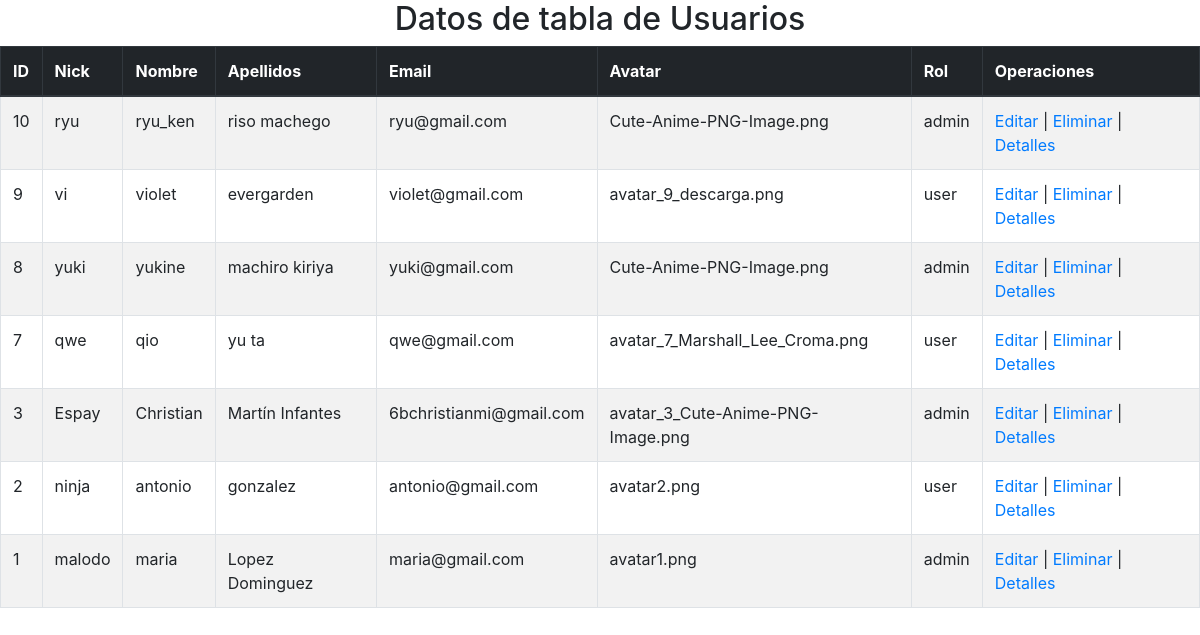
Screenshot of /ficherosDelproyecto/manejo_usuario/listar_usuarios_sin_paginacion.php with the database file from the repository.
### tables this page shows
CREATE TABLE `usuarios` (
  `IDUSER` int(5) NOT NULL,
  `NICK` varchar(40) NOT NULL,
  `NOMBRE` varchar(40) NOT NULL,
  `APELLIDOS` varchar(40) NOT NULL,
  `EMAIL` varchar(40) NOT NULL,
  `CONTRASENIA` varchar(40) NOT NULL,
  `AVATAR` varchar(50) NOT NULL,
  `ROL` varchar(40) NOT NULL
);

### ficherosDelproyecto/manejo_usuario/listar_usuarios_sin_paginacion.php (the view, shortened to what this page needs)
<!DOCTYPE html>
<html>
<head>
    <metacharset="UTF-8">
    <link rel="stylesheet" href="https://maxcdn.bootstrapcdn.com/bootstrap/4.0.0-beta.2/css/bootstrap.min.css"
        integrity="sha384-
        PsH8R72JQ3SOdhVi3uxftmaW6Vc51MKb0q5P2rRUpPvrszuE4W1povHYgTpB
        fshb">
</head>
<body>
    <?php include '../conexion.php'; ?>
    <h2 class="d-flex justify-content-center align-items-center flex-column"> Datos de tabla de Usuarios</h2>
    <?php
    try {
        $query = $conexion->query("SELECT * FROM USUARIOS ORDER BY IDUSER DESC");
        if ($query->rowCount() > 0) {
            echo '<div class="table-responsive">';
            echo '<table class="table table-bordered table-striped">';
            echo '<thead class="thead-dark">';
            echo '<tr>';
            echo '<th>ID</th>';
            echo '<th>Nick</th>';
            echo '<th>Nombre</th>';
            echo '<th>Apellidos</th>';
            echo '<th>Email</th>';
            echo '<th>Avatar</th>';
            echo '<th>Rol</th>';
            echo '<th>Operaciones</th>';
            echo '</tr>';
            echo '</thead>';
            echo '<tbody>';
            while ($usuario = $query->fetch(PDO::FETCH_ASSOC)) {
                echo '<tr>';
                echo '<td>' . $usuario['IDUSER'] . '</td>';
                echo '<td>' . $usuario['NICK'] . '</td>';
                echo '<td>' . $usuario['NOMBRE'] . '</td>';
                echo '<td>' . $usuario['APELLIDOS'] . '</td>';
                echo '<td>' . $usuario['EMAIL'] . '</td>';
                echo '<td>' . $usuario['AVATAR'] . '</td>';
                echo '<td>' . $usuario['ROL'] . '</td>';
                echo '<td>';
                echo '<a href="editar_usuario/editar_usuario.php?id=' . $usuario['IDUSER'] . '">Editar</a> | ';
                echo '<a href="eliminar_usuario.php?id=' . $usuario['IDUSER'] . '">Eliminar</a> | ';
                echo '<a href="detalle_usuario.php?id=' . $usuario['IDUSER'] . '">Detalles</a>';
                echo '</td>';
                echo '</tr>';
            }
            echo '</tbody>';
            echo '</table>';
            echo '</div>';
        } else {
            echo '<p class="alert alert-info">No hay usuarios registrados.</p>';
        }
    } catch (PDOException $ex) {
        echo '<p class="alert alert-danger">Error al procesar la solicitud: ' . $ex->getMessage() . '</p>';
    }
    ?>
</body>
</html>

### rows the page displays
usuarios: IDUSER "10", NICK "ryu", NOMBRE "ryu_ken", APELLIDOS "riso machego", EMAIL "ryu@gmail.com", AVATAR "Cute-Anime-PNG-Image.png", ROL "admin"
usuarios: IDUSER "9", NICK "vi", NOMBRE "violet", APELLIDOS "evergarden", EMAIL "violet@gmail.com", AVATAR "avatar_9_descarga.png", ROL "user"
usuarios: IDUSER "8", NICK "yuki", NOMBRE "yukine", APELLIDOS "machiro kiriya", EMAIL "yuki@gmail.com", AVATAR "Cute-Anime-PNG-Image.png", ROL "admin"
usuarios: IDUSER "7", NICK "qwe", NOMBRE "qio", APELLIDOS "yu ta", EMAIL "qwe@gmail.com", AVATAR "avatar_7_Marshall_Lee_Croma.png", ROL "user"
usuarios: IDUSER "3", NICK "Espay", NOMBRE "Christian", APELLIDOS "Martín Infantes", EMAIL "6bchristianmi@gmail.com", AVATAR "avatar_3_Cute-Anime-PNG-Image.png", ROL "admin"
usuarios: IDUSER "2", NICK "ninja", NOMBRE "antonio", APELLIDOS "gonzalez", EMAIL "antonio@gmail.com", AVATAR "avatar2.png", ROL "user"
usuarios: IDUSER "1", NICK "malodo", NOMBRE "maria", APELLIDOS "Lopez Dominguez", EMAIL "maria@gmail.com", AVATAR "avatar1.png", ROL "admin"
